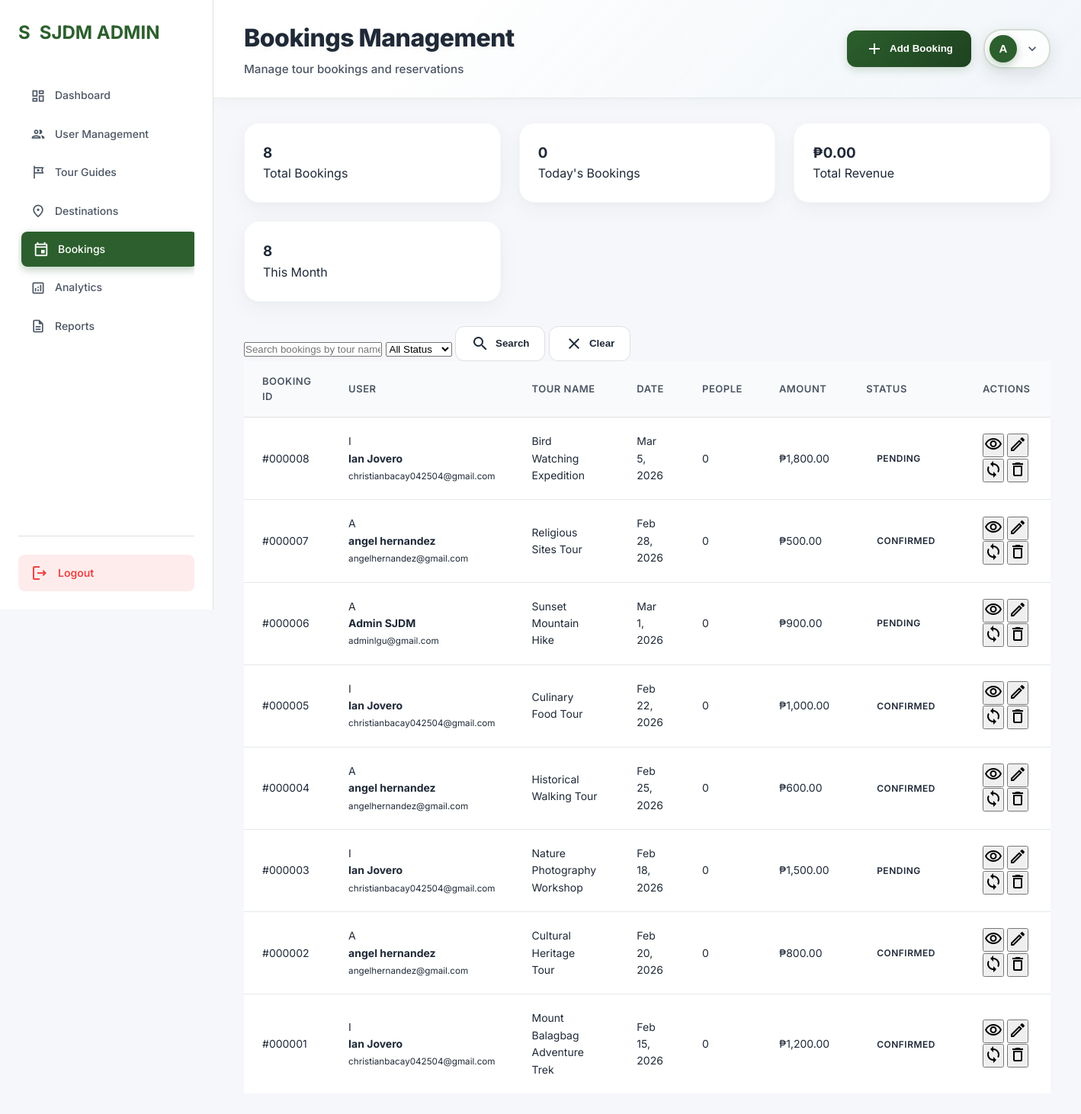
The app's page /admin/bookings.php (signed in) with its own data.
### tables this page shows
CREATE TABLE `admin_menu_items` (
  `id` int(11) NOT NULL,
  `menu_name` varchar(100) NOT NULL,
  `menu_icon` varchar(50) DEFAULT NULL,
  `menu_url` varchar(200) NOT NULL,
  `display_order` int(11) DEFAULT 0,
  `is_active` tinyint(1) DEFAULT 1,
  `parent_id` int(11) DEFAULT 0,
  `created_at` timestamp NOT NULL DEFAULT current_timestamp(),
  `updated_at` timestamp NOT NULL DEFAULT current_timestamp() ON UPDATE current_timestamp()
);

CREATE TABLE `bookings` (
  `id` int(11) NOT NULL,
  `user_id` int(11) NOT NULL,
  `guide_id` int(11) DEFAULT NULL,
  `tour_name` varchar(200) NOT NULL,
  `destination` varchar(200) DEFAULT NULL,
  `booking_date` date NOT NULL,
  `check_in_date` date DEFAULT NULL,
  `check_out_date` date DEFAULT NULL,
  `number_of_people` int(11) NOT NULL,
  `contact_number` varchar(50) DEFAULT NULL,
  `email` varchar(255) DEFAULT NULL,
  `special_requests` text DEFAULT NULL,
  `total_amount` decimal(10,2) NOT NULL,
  `payment_method` enum('pay_later','gcash','bank_transfer') DEFAULT 'pay_later',
  `status` enum('pending','confirmed','cancelled','completed') DEFAULT 'pending',
  `booking_reference` varchar(50) DEFAULT NULL,
  `created_at` timestamp NOT NULL DEFAULT current_timestamp(),
  `updated_at` timestamp NOT NULL DEFAULT current_timestamp() ON UPDATE current_timestamp()
);

CREATE TABLE `users` (
  `id` int(11) NOT NULL,
  `first_name` varchar(50) NOT NULL,
  `last_name` varchar(50) NOT NULL,
  `email` varchar(100) NOT NULL,
  `password` varchar(255) NOT NULL,
  `user_type` enum('user','admin','tour_guide') DEFAULT 'user',
  `status` enum('active','inactive','suspended') DEFAULT 'active',
  `created_at` timestamp NOT NULL DEFAULT current_timestamp(),
  `updated_at` timestamp NOT NULL DEFAULT current_timestamp() ON UPDATE current_timestamp(),
  `last_login` timestamp NULL DEFAULT NULL,
  `preferences_set` tinyint(1) DEFAULT 0
);

### admin/bookings.php (the view, shortened to what this page needs)
<?php
function getAdminConnection()
{
    return getDatabaseConnection();
}
function getBookingsList($conn, $page = 1, $limit = 15, $search = '', $status = '')
{
    $offset = ($page - 1) * $limit;
    $search = $conn->real_escape_string($search);
    $bookingsQuery = "SELECT b.*, CONCAT(u.first_name, ' ', u.last_name) as user_name, u.email as user_email
                      FROM bookings b
                      JOIN users u ON b.user_id = u.id
                      WHERE 1=1";
    $bookingsQuery .= " ORDER BY b.created_at DESC LIMIT $limit OFFSET $offset";
    $bookingsResult = $conn->query($bookingsQuery);
    $countQuery = "SELECT COUNT(*) as total FROM bookings b JOIN users u ON b.user_id = u.id WHERE 1=1";
    $countResult = $conn->query($countQuery);
    $totalCount = $countResult->fetch_assoc()['total'];
    $totalPages = ceil($totalCount / $limit);
    $bookings = [];
    while ($row = $bookingsResult->fetch_assoc()) {
        $bookings[] = $row;
    }
    return [
        'bookings' => $bookings,
        'pagination' => [
            'current_page' => $page,
            'total_pages' => $totalPages,
            'total_count' => $totalCount,
            'limit' => $limit
        ]
    ];
}
function getBookingStats($conn)
{
    $stats = [];
    $result = $conn->query("SELECT COUNT(*) as total FROM bookings");
    $stats['total'] = $result->fetch_assoc()['total'];
    $result = $conn->query("SELECT status, COUNT(*) as count FROM bookings GROUP BY status");
    $stats['by_status'] = [];
    while ($row = $result->fetch_assoc()) {
        $stats['by_status'][$row['status']] = $row['count'];
    }
    $result = $conn->query("SELECT COUNT(*) as total FROM bookings WHERE DATE(created_at) = CURDATE()");
    $stats['today'] = $result->fetch_assoc()['total'];
    $result = $conn->query("SELECT COUNT(*) as total FROM bookings WHERE MONTH(created_at) = MONTH(CURDATE()) AND YEAR(created_at) = YEAR(CURDATE())");
    $stats['this_month'] = $result->fetch_assoc()['total'];
    $result = $conn->query("SELECT SUM(total_amount) as total FROM bookings WHERE status = 'completed'");
    $stats['total_revenue'] = $result->fetch_assoc()['total'] ?? 0;
    return $stats;
}
$conn = getAdminConnection();
$dbSettings = [];
$result = $conn->query("SELECT setting_key, setting_value FROM admin_dashboard_settings");
if ($result) {
    while ($row = $result->fetch_assoc()) {
        $dbSettings[$row['setting_key']] = $row['setting_value'];
    }
}
$bSettings = [];
$result = $conn->query("SELECT setting_key, setting_value FROM booking_settings");
if ($result) {
    while ($row = $result->fetch_assoc()) {
        $bSettings[$row['setting_key']] = $row['setting_value'];
    }
}
$logoText = $dbSettings['admin_logo_text'] ?? 'SJDM ADMIN';
$moduleTitle = $bSettings['module_title'] ?? 'Bookings Management';
$moduleSubtitle = $bSettings['module_subtitle'] ?? 'Manage tour bookings';
$adminMark = $dbSettings['admin_mark_label'] ?? 'A';
$menuItems = [];
$result = $conn->query("SELECT * FROM admin_menu_items WHERE is_active = 1 ORDER BY display_order ASC");
if ($result) {
    while ($row = $result->fetch_assoc()) {
        $menuItems[] = $row;
    }
}
$page = isset($_GET['page']) ? max(1, intval($_GET['page'])) : 1;
$limit = intval($bSettings['default_booking_limit'] ?? 15);
$search = isset($_GET['search']) ? $conn->real_escape_string($_GET['search']) : '';
$status = isset($_GET['status']) ? $conn->real_escape_string($_GET['status']) : '';
$bookingsData = getBookingsList($conn, $page, $limit, $search, $status);
$bookings = $bookingsData['bookings'];
$bookingStats = getBookingStats($conn);
?>
<!DOCTYPE html>
<html lang="en">
<head>
    <link rel="stylesheet" href="admin-styles.css">
</head>
<body>
    <div class="admin-container">
        <aside class="sidebar">
            <div class="sidebar-header">
                <div class="logo">
                    <div class="mark-icon"><?php echo strtoupper(substr($logoText, 0, 1) ?: 'A'); ?></div>
                    <span><?php echo $logoText; ?></span>
                </div>
            </div>
            <nav class="sidebar-nav">
                <?php foreach ($menuItems as $item):
                    if (stripos($item['menu_name'], 'hotels') !== false || stripos($item['menu_url'], 'hotels') !== false ||
                        stripos($item['menu_name'], 'settings') !== false || stripos($item['menu_url'], 'settings') !== false) {
                        continue;
                    }
                    $isActive = basename($_SERVER['PHP_SELF']) == $item['menu_url'] ? 'active' : '';
                    ?>
                    <a href="<?php echo $item['menu_url']; ?>" class="nav-item <?php echo $isActive; ?>">
                        <span class="material-icons-outlined"><?php echo $item['menu_icon']; ?></span>
                        <span><?php echo $item['menu_name']; ?></span>
                    </a>
                <?php endforeach; ?>
            </nav>
            <div class="sidebar-footer">
                <a href="logout.php" class="logout-btn">
                    <span class="material-icons-outlined">logout</span>
                    <span>Logout</span>
                </a>
            </div>
        </aside>
        <main class="main-content">
            <header class="top-bar">
                <div class="page-title">
                    <h1><?php echo $moduleTitle; ?></h1>
                    <p><?php echo $moduleSubtitle; ?></p>
                </div>
                <div class="top-bar-actions">
                    <button class="btn-primary" onclick="showAddBookingModal()">
                        <span class="material-icons-outlined">add</span>
                        Add Booking
                    </button>
                    <div class="profile-dropdown">
                        <button class="profile-button" id="adminProfileButton">
                            <div class="profile-avatar"><?php echo isset($adminMark) ? substr($adminMark, 0, 1) : 'A'; ?></div>
                            <span class="material-icons-outlined">expand_more</span>
                        </button>
                    </div>
                </div>
            </header>
            <div class="content-area">
                <div class="stats-grid">
                    <div class="stat-card">
                        <h3><?php echo $bookingStats['total']; ?></h3>
                        <p>Total Bookings</p>
                    </div>
                    <div class="stat-card">
                        <h3><?php echo $bookingStats['today']; ?></h3>
                        <p>Today's Bookings</p>
                    </div>
                    <div class="stat-card">
                        <h3>₱<?php echo number_format($bookingStats['total_revenue'], 2); ?></h3>
                        <p>Total Revenue</p>
                    </div>
                    <div class="stat-card">
                        <h3><?php echo $bookingStats['this_month']; ?></h3>
                        <p>This Month</p>
                    </div>
                </div>
                <div class="search-filters">
                    <input type="text" id="searchInput" placeholder="Search bookings by tour name or user..."
                        value="<?php echo htmlspecialchars($search); ?>">
                    <select id="statusFilter" onchange="filterBookings()">
                        <option value="">All Status</option>
                    </select>
                    <button class="btn-secondary" onclick="searchBookings()">
                        <span class="material-icons-outlined">search</span>
                        Search
                    </button>
                    <button class="btn-secondary" onclick="clearFilters()">
                        <span class="material-icons-outlined">clear</span>
                        Clear
                    </button>
                </div>
                <div class="table-container">
                    <table class="data-table">
                        <thead>
                            <tr>
                                <th>Booking ID</th>
                                <th>User</th>
                                <th>Tour Name</th>
                                <th>Date</th>
                                <th>People</th>
                                <th>Amount</th>
                                <th>Status</th>
                                <th>Actions</th>
                            </tr>
                        </thead>
                        <tbody>
                            <?php foreach ($bookings as $booking): ?>
                                <tr>
                                    <td>#<?php echo str_pad($booking['id'], 6, '0', STR_PAD_LEFT); ?></td>
                                    <td>
                                        <div class="user-info">
                                            <div class="user-avatar">
                                                <?php echo strtoupper(substr($booking['user_name'], 0, 1)); ?>
                                            </div>
                                            <div>
                                                <strong><?php echo htmlspecialchars($booking['user_name']); ?></strong><br>
                                                <small><?php echo htmlspecialchars($booking['user_email']); ?></small>
                                            </div>
                                        </div>
                                    </td>
                                    <td><?php echo htmlspecialchars($booking['tour_name']); ?></td>
                                    <td><?php echo date('M j, Y', strtotime($booking['booking_date'])); ?></td>
                                    <td><?php echo $booking['number_of_people']; ?></td>
                                    <td class="booking-amount">₱<?php echo number_format($booking['total_amount'], 2); ?>
                                    </td>
                                    <td>
                                        <span class="status-badge status-<?php echo $booking['status']; ?>">
                                            <?php echo ucfirst($booking['status']); ?>
                                        </span>
                                    </td>
                                    <td>
                                        <div class="action-buttons">
                                            <button class="btn-icon" onclick="viewBooking(<?php echo $booking['id']; ?>)"
                                                title="View">
                                                <span class="material-icons-outlined">visibility</span>
                                            </button>
                                            <button class="btn-icon" onclick="editBooking(<?php echo $booking['id']; ?>)"
                                                title="Edit">
                                                <span class="material-icons-outlined">edit</span>
                                            </button>
                                            <button class="btn-icon" onclick="updateStatus(<?php echo $booking['id']; ?>)"
                                                title="Update Status">
                                                <span class="material-icons-outlined">sync</span>
                                            </button>
                                            <button class="btn-icon" onclick="deleteBooking(<?php echo $booking['id']; ?>)"
                                                title="Delete">
                                                <span class="material-icons-outlined">delete</span>
                                            </button>
                                        </div>
                                    </td>
                                </tr>
                            <?php endforeach; ?>
                        </tbody>
                    </table>
                </div>
            </div>
        </main>
    </div>
</body>
</html>

### records on screen
admin_menu_items: menu_name "Dashboard"
admin_menu_items: menu_name "User Management"
admin_menu_items: menu_name "Tour Guides"
admin_menu_items: menu_name "Destinations"
admin_menu_items: menu_name "Bookings"
admin_menu_items: menu_name "Analytics"
admin_menu_items: menu_name "Reports"
bookings: id "000008", user_name "I", user_name "Ian Jovero", user.email "christianbacay042504@gmail.com", tour_name "Bird Watching Expedition", booking_date "Mar 5, 2026", number_of_people "0", total_amount "1,800.00", status "PENDING"
bookings: id "000007", user_name "A", user_name "angel hernandez", user.email "angelhernandez@gmail.com", tour_name "Religious Sites Tour", booking_date "Feb 28, 2026", number_of_people "0", total_amount "500.00", status "CONFIRMED"
bookings: id "000006", user_name "A", user_name "Admin SJDM", user.email "adminlgu@gmail.com", tour_name "Sunset Mountain Hike", booking_date "Mar 1, 2026", number_of_people "0", total_amount "900.00", status "PENDING"
bookings: id "000005", user_name "I", user_name "Ian Jovero", user.email "christianbacay042504@gmail.com", tour_name "Culinary Food Tour", booking_date "Feb 22, 2026", number_of_people "0", total_amount "1,000.00", status "CONFIRMED"
bookings: id "000004", user_name "A", user_name "angel hernandez", user.email "angelhernandez@gmail.com", tour_name "Historical Walking Tour", booking_date "Feb 25, 2026", number_of_people "0", total_amount "600.00", status "CONFIRMED"
bookings: id "000003", user_name "I", user_name "Ian Jovero", user.email "christianbacay042504@gmail.com", tour_name "Nature Photography Workshop", booking_date "Feb 18, 2026", number_of_people "0", total_amount "1,500.00", status "PENDING"
bookings: id "000002", user_name "A", user_name "angel hernandez", user.email "angelhernandez@gmail.com", tour_name "Cultural Heritage Tour", booking_date "Feb 20, 2026", number_of_people "0", total_amount "800.00", status "CONFIRMED"
bookings: id "000001", user_name "I", user_name "Ian Jovero", user.email "christianbacay042504@gmail.com", tour_name "Mount Balagbag Adventure Trek", booking_date "Feb 15, 2026", number_of_people "0", total_amount "1,200.00", status "CONFIRMED"

### other values on screen
substr($logoText, 0, 1) ?: 'A' "S"
$logoText "SJDM ADMIN"
$moduleTitle "Bookings Management"
$moduleSubtitle "Manage tour bookings and reservations"
substr($adminMark, 0, 1) "A"
$bookingStats['total'] "8"
$bookingStats['today'] "0"
$bookingStats['total_revenue'] "0.00"
$bookingStats['this_month'] "8"
